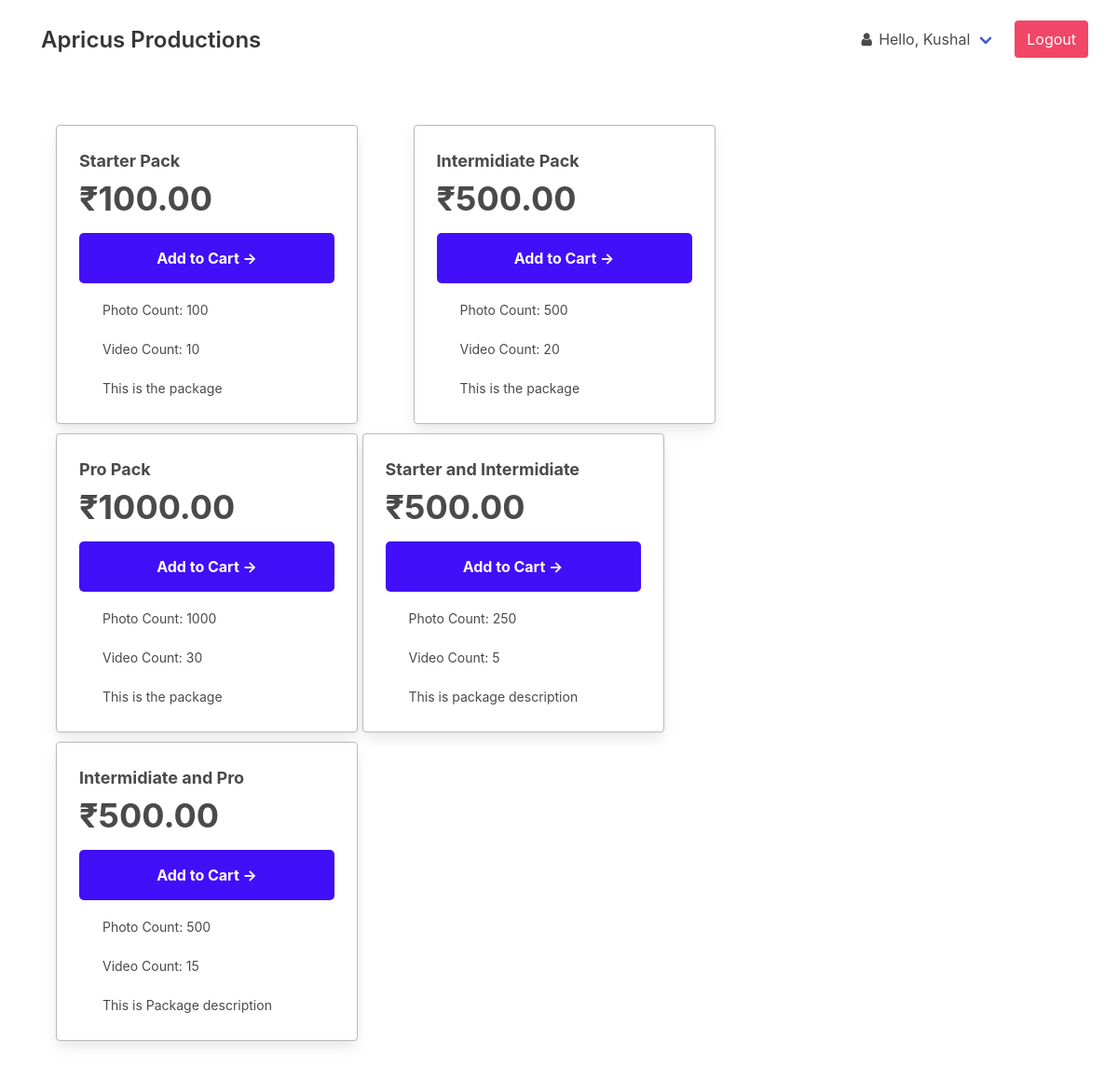
Page /user/home.php (signed in) on the committed database.
### tables this page shows
CREATE TABLE `tblpackagemaster` (
  `pid` int(11) UNSIGNED NOT NULL COMMENT 'Unique identification key for Packages',
  `packageName` varchar(50) NOT NULL COMMENT 'Different packages names',
  `photoCount` int(11) NOT NULL COMMENT 'The Count of photos per package',
  `videoCount` int(11) NOT NULL COMMENT 'The Count of videos per package',
  `price` decimal(10,2) NOT NULL,
  `type` varchar(20) NOT NULL COMMENT 'The type of the package',
  `description` varchar(50) NOT NULL DEFAULT 'This is package description',
  `status` tinyint(1) NOT NULL DEFAULT 1
);

### user/utilities/_fetch-packages.php (called while the page is built, shortened)
<?php
require_once __DIR__ . "/../../_make-connection.php";
$sql = "SELECT Distinct * FROM tblPackageMaster";
$stmt = $pdo->prepare($sql);
$stmt->execute();
$packages = $stmt->fetchAll();

### user/home.php (the view, shortened to what this page needs)
<!DOCTYPE html>
<html lang="en">
<head>
  <link rel="stylesheet" href="./styles/style.css" />
  <link rel="stylesheet" href="./styles/package-style.css" />
  <link rel="stylesheet" href="https://maxcdn.bootstrapcdn.com/font-awesome/4.7.0/css/font-awesome.min.css" />
  <link rel="stylesheet" href="https://cdn.jsdelivr.net/npm/bulma@0.9.3/css/bulma.min.css" />
</head>
<body>
  <?php
  if ($_SESSION["Role"] == "A") {
    include "./admin-nav.php";
  } else if ($_SESSION["Role"] == "C") {
    include "./user-nav.php";
  }
  ?>
  <div class="row">
    <div class="card-container">
      <?php
      if ($_SESSION["Role"] == "C") {
        require_once "./utilities/_fetch-packages.php";
        foreach ($packages as $package) {
          if (!$package->status) {
            continue;
          }
          echo "
          <div class='card'>
            <div class='card-content'>
              <div class='plan-type'>
                $package->packageName
              </div>
              <div class='plan-monthly-cost'>
                ₹$package->price
              </div>
              <a href='../order/utilities/add-cart.php?cart=$package->pid'>
                <button class='indexing-button'>
                  Add to Cart →
                </button>
              </a>
              <ul class='plan-details'>
                <li class='plan-detail'>Photo Count: $package->photoCount</li>
                <li class='plan-detail'>Video Count: $package->videoCount</li>
                <li class='plan-detail'>$package->description</li>
              </ul>
            </div>
          </div>";
        }
      }
      ?>
    </div>
  </div>
</body>
</html>

### user/styles/style.css (style rules this page uses)
body { display: flex; flex-direction: column; justify-content: center; box-sizing: border-box; margin: 0px; padding: 0px; }
.row { display: flex; justify-content: space-between; align-items: center; margin: 10px 0; }

### user/styles/package-style.css (style rules this page uses)
html { box-sizing: border-box; }
*, *::before, *::after { box-sizing: border-box; }
body { font-family: DM Sans, serif; margin: 0; padding: 0; }
.card-container { width: 90%; margin: 30px auto 30px; }
.card { width: 30%; display: inline-block; border: 1px solid #BBBBBB; margin-top: 10px; margin-right: 55px; }
.card:nth-child(3n + 3) { margin-right: 0; }
.card-content { padding: 20px 20px 40px 20px; }
.card-content .plan-type { font-size: 18px; font-weight: bold; }
.card-content .plan-monthly-cost { font-size: 36px; font-weight: bold; }
.card-content .indexing-button { display: block; width: 100%; background-color: #410FF8; color: #FFFFFF; padding: 15px 25px; margin: 10px 0px; font: inherit; font-weight: bold; border: 0; outline: none; border-radius: 5px; }
.card-content .plan-details { list-style: none; padding: 0px; }
.card-content .plan-details .plan-detail { font-size: 14px; background: url(../Checkmark.png) no-repeat left top; padding: 3px 0px 3px 25px; margin-top: 15px; }

### rows in the picture
tblpackagemaster: packageName "Starter Pack", price "100.00", photoCount "100", videoCount "10", description "This is the package"
tblpackagemaster: packageName "Intermidiate Pack", price "500.00", photoCount "500", videoCount "20", description "This is the package"
tblpackagemaster: packageName "Pro Pack", price "1000.00", photoCount "1000", videoCount "30", description "This is the package"
tblpackagemaster: packageName "Starter and Intermidiate", price "500.00", photoCount "250", videoCount "5", description "This is package description"
tblpackagemaster: packageName "Intermidiate and Pro", price "500.00", photoCount "500", videoCount "15", description "This is Package description"

### other values in the picture
$_SESSION["FName"] "Kushal"
